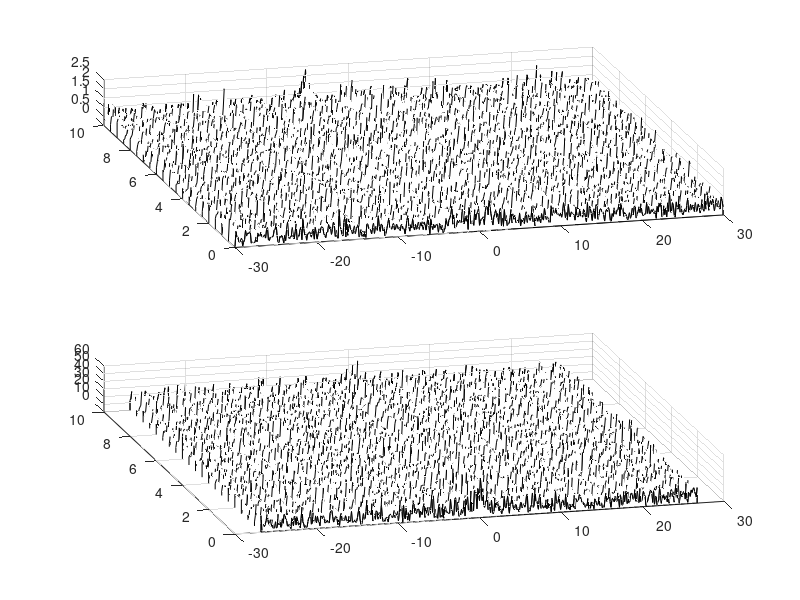
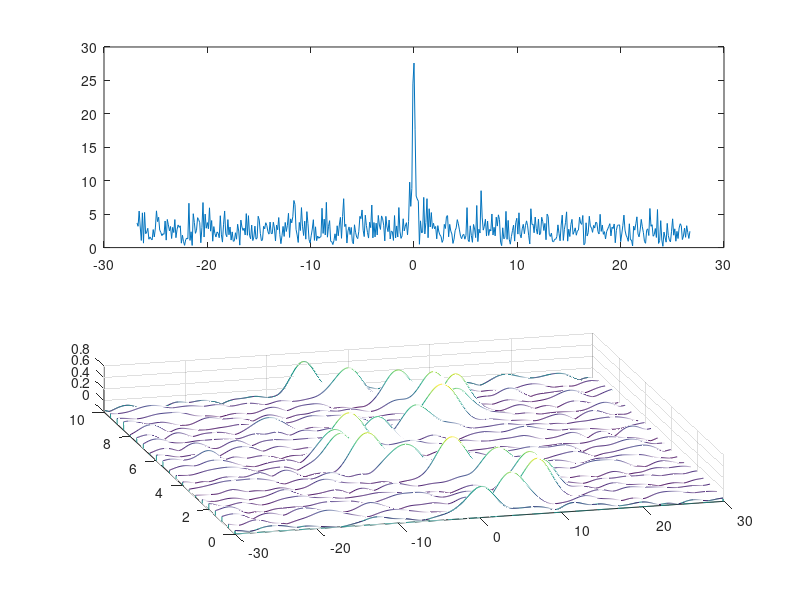

The MATLAB script that drew these images, in order:
clear all ; close all; clc;
 

T=60;
n=512;

t2 = linspace(-T/2,T/2,n+1); t=t2(1:n);
k=(2*pi/T)*[0:n/2-1 -n/2:-1];
ks=fftshift(k);

slice=[0:0.5:10];
[T,S] = meshgrid(t,slice);
[K,S] = meshgrid(k,slice);

U=sech(T-10*sin(S)).*exp(1i*0*T);
subplot(2,1,1)
waterfall(T,S,abs(U)), colormap([0 0 0]), view(-15,70)

noise = 10;
for j=1:length(slice)
   UT(j,:)=(fft(U(j,:))+noise*(randn(1,n)+i*randn(1,n)));
   UN(j,:)=ifft(UT(j,:));
end

%in this example,  a signal is moving in the time domain,  this is showing
%that only in the fourier doman can you sum repeated samples and cancel out
%the noise because in the time domain, the signal isn't adding but in the
%frequency domain it shows  up in the same space
subplot(2,1,2)
waterfall(fftshift(K),S,abs(fftshift(UT))), view(-15,70)
subplot(2,1,1)
waterfall(T,S,abs(UN)), colormap([0 0 0]), view(-15,70)

%add over frequency domain
UTsum = mean(UT,1);


freqCenter=0;

filter = exp(-((k-freqCenter).^2));

for j=1:length(slice)
   UNF(j,:) = UT(j,:).*filter;
   UNFT(j,:) = ifft(UNF(j,:));
end

figure(2)
subplot(2,1,1)
plot(ks,abs(fftshift(UTsum)))

subplot(2,1,2)
waterfall(T,S,abs(UNFT)), view(-15,70)







